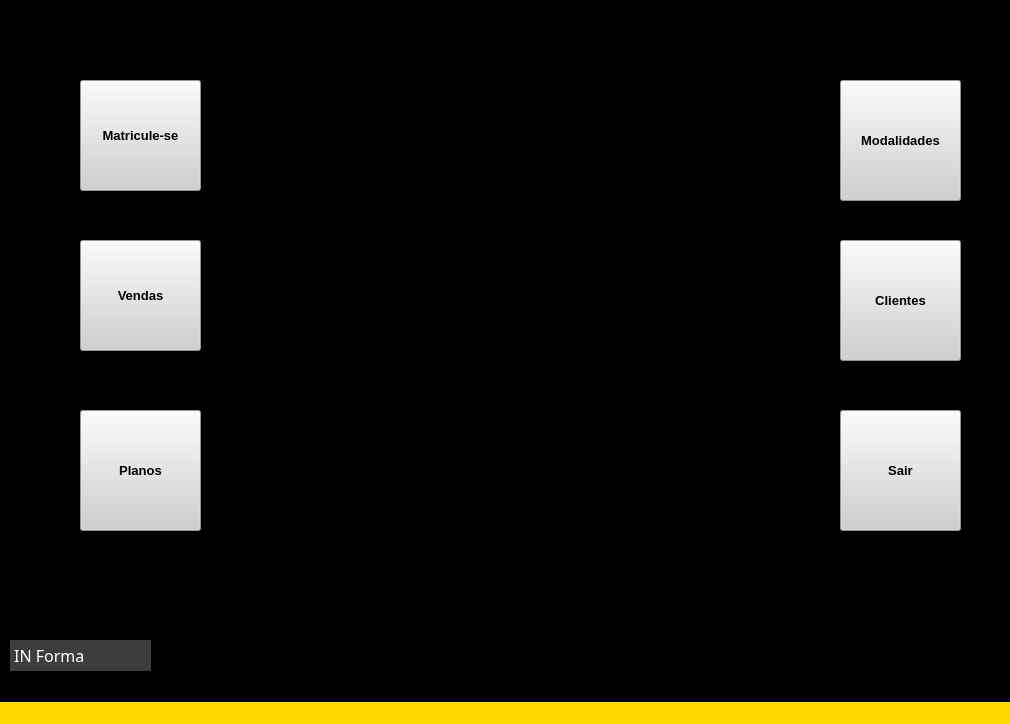
<?xml version="1.0" encoding="UTF-8"?>
<ui version="4.0">
 <class>MainWindow</class>
 <widget class="QMainWindow" name="MainWindow">
  <property name="geometry">
   <rect>
    <x>0</x>
    <y>0</y>
    <width>1010</width>
    <height>724</height>
   </rect>
  </property>
  <property name="font">
   <font>
    <pointsize>12</pointsize>
   </font>
  </property>
  <property name="windowTitle">
   <string>MainWindow</string>
  </property>
  <property name="toolTipDuration">
   <number>2</number>
  </property>
  <property name="styleSheet">
   <string notr="true">background-color: rgb(255, 217, 0);</string>
  </property>
  <widget class="QWidget" name="centralwidget">
   <widget class="QLabel" name="label_5">
    <property name="geometry">
     <rect>
      <x>10</x>
      <y>640</y>
      <width>141</width>
      <height>31</height>
     </rect>
    </property>
    <property name="font">
     <font>
      <family>MV Boli</family>
      <pointsize>12</pointsize>
     </font>
    </property>
    <property name="styleSheet">
     <string notr="true">color: rgb(59, 59, 59);
background-color: rgb(61, 61, 61);
color: rgb(255, 255, 255);</string>
    </property>
    <property name="text">
     <string> IN Forma</string>
    </property>
   </widget>
   <widget class="QPushButton" name="pushButton">
    <property name="geometry">
     <rect>
      <x>80</x>
      <y>80</y>
      <width>121</width>
      <height>111</height>
     </rect>
    </property>
    <property name="font">
     <font>
      <pointsize>10</pointsize>
      <weight>75</weight>
      <bold>true</bold>
     </font>
    </property>
    <property name="styleSheet">
     <string notr="true">background-color: rgb(208, 208, 208); CINZA</string>
    </property>
    <property name="text">
     <string>Matricule-se</string>
    </property>
   </widget>
   <widget class="QPushButton" name="pushButton_2">
    <property name="geometry">
     <rect>
      <x>80</x>
      <y>240</y>
      <width>121</width>
      <height>111</height>
     </rect>
    </property>
    <property name="font">
     <font>
      <pointsize>10</pointsize>
      <weight>75</weight>
      <bold>true</bold>
     </font>
    </property>
    <property name="styleSheet">
     <string notr="true">background-color: rgb(208, 208, 208); CINZA</string>
    </property>
    <property name="text">
     <string>Vendas</string>
    </property>
   </widget>
   <widget class="QPushButton" name="pushButton_3">
    <property name="geometry">
     <rect>
      <x>80</x>
      <y>410</y>
      <width>121</width>
      <height>121</height>
     </rect>
    </property>
    <property name="font">
     <font>
      <pointsize>10</pointsize>
      <weight>75</weight>
      <bold>true</bold>
     </font>
    </property>
    <property name="styleSheet">
     <string notr="true">background-color: rgb(208, 208, 208); CINZA</string>
    </property>
    <property name="text">
     <string>Planos</string>
    </property>
   </widget>
   <widget class="QPushButton" name="pushButton_4">
    <property name="geometry">
     <rect>
      <x>840</x>
      <y>80</y>
      <width>121</width>
      <height>121</height>
     </rect>
    </property>
    <property name="font">
     <font>
      <pointsize>10</pointsize>
      <weight>75</weight>
      <bold>true</bold>
     </font>
    </property>
    <property name="styleSheet">
     <string notr="true">background-color: rgb(208, 208, 208); CINZA</string>
    </property>
    <property name="text">
     <string>Modalidades</string>
    </property>
   </widget>
   <widget class="QPushButton" name="pushButton_5">
    <property name="geometry">
     <rect>
      <x>840</x>
      <y>240</y>
      <width>121</width>
      <height>121</height>
     </rect>
    </property>
    <property name="font">
     <font>
      <pointsize>10</pointsize>
      <weight>75</weight>
      <bold>true</bold>
     </font>
    </property>
    <property name="styleSheet">
     <string notr="true">background-color: rgb(208, 208, 208); CINZA</string>
    </property>
    <property name="text">
     <string>Clientes</string>
    </property>
   </widget>
   <widget class="QPushButton" name="pushButton_6">
    <property name="geometry">
     <rect>
      <x>840</x>
      <y>410</y>
      <width>121</width>
      <height>121</height>
     </rect>
    </property>
    <property name="font">
     <font>
      <pointsize>10</pointsize>
      <weight>75</weight>
      <bold>true</bold>
     </font>
    </property>
    <property name="styleSheet">
     <string notr="true">background-color: rgb(208, 208, 208); CINZA</string>
    </property>
    <property name="text">
     <string>Sair</string>
    </property>
   </widget>
   <widget class="QLabel" name="label">
    <property name="geometry">
     <rect>
      <x>-10</x>
      <y>-110</y>
      <width>1041</width>
      <height>841</height>
     </rect>
    </property>
    <property name="styleSheet">
     <string notr="true">background-color: rgb(0, 0, 0);</string>
    </property>
    <property name="text">
     <string/>
    </property>
    <property name="pixmap">
     <pixmap>imagem_da tela_principal-removebg-preview.png</pixmap>
    </property>
    <property name="scaledContents">
     <bool>true</bool>
    </property>
   </widget>
   <zorder>label</zorder>
   <zorder>pushButton</zorder>
   <zorder>pushButton_2</zorder>
   <zorder>pushButton_3</zorder>
   <zorder>pushButton_4</zorder>
   <zorder>pushButton_5</zorder>
   <zorder>pushButton_6</zorder>
   <zorder>label_5</zorder>
  </widget>
  <widget class="QMenuBar" name="menubar">
   <property name="geometry">
    <rect>
     <x>0</x>
     <y>0</y>
     <width>1010</width>
     <height>21</height>
    </rect>
   </property>
  </widget>
  <widget class="QStatusBar" name="statusbar"/>
 </widget>
 <resources/>
 <connections/>
</ui>
